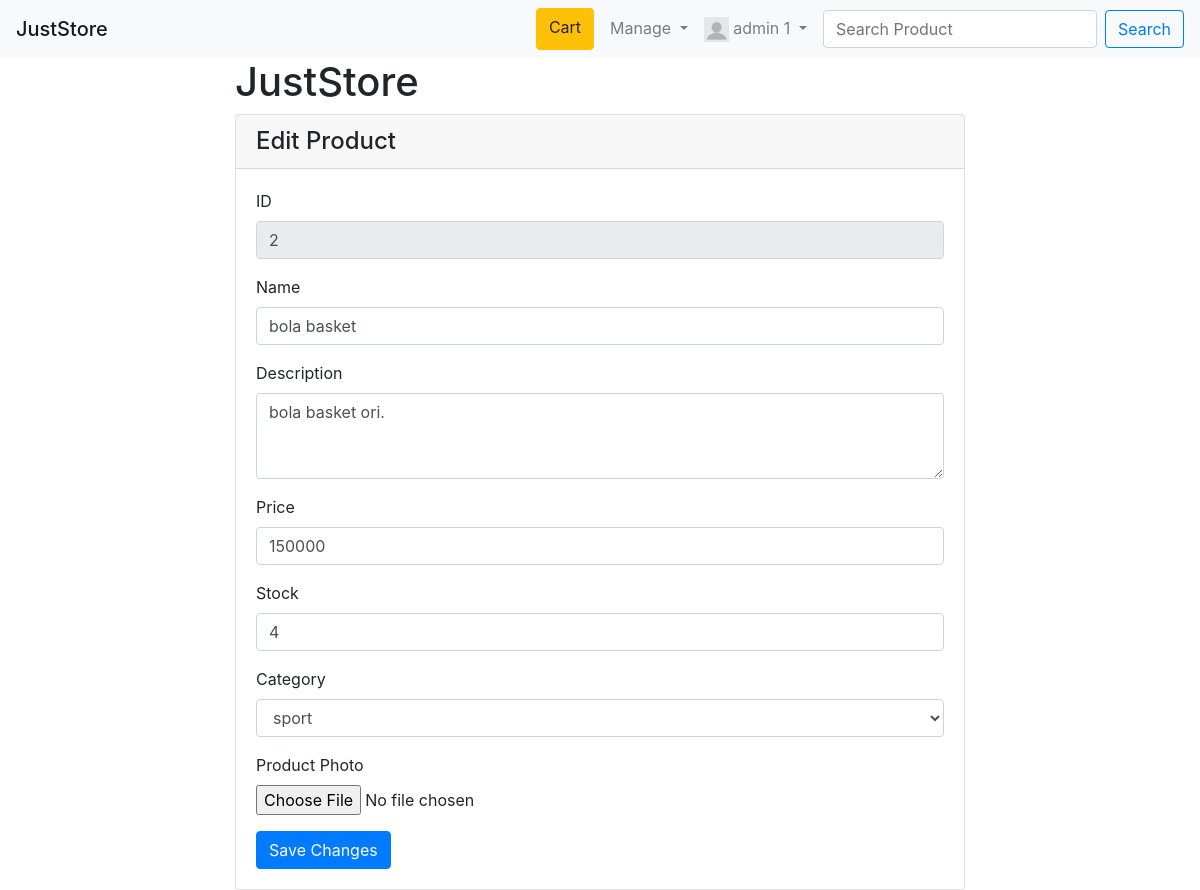
The page /mproductedit.php?id=2 (signed in) on the database its author committed.
### tables this page shows
CREATE TABLE `product` (
  `id_product` int(11) NOT NULL,
  `id_category` int(11) NOT NULL,
  `name_product` varchar(255) NOT NULL,
  `description_product` varchar(255) NOT NULL,
  `price_product` int(11) NOT NULL,
  `stock_product` int(11) NOT NULL,
  `image_product` varchar(255) NOT NULL
);

CREATE TABLE `category` (
  `id_category` int(11) NOT NULL,
  `name_category` varchar(255) NOT NULL,
  `image_category` varchar(255) NOT NULL,
  `date_update_category` datetime NOT NULL
);

### mProductEdit.php (the view, shortened to what this page needs)
<?php
  include 'db.php';
?>
<!DOCTYPE html>
<html lang="en">
<head>
  <link rel="stylesheet" href="css/bootstrap.css">
</head>
<body>
<?php include 'navbar.php'; ?>
  <div class="container">
    <div class="row">
      <div class="col-2"></div>
      <div class="col-8">
      <h1>JustStore</h1>
        <div class="card">
          <h4 class="card-header">Edit Product</h4>
          <div class="card-body">
          <?php
            $id_product=$_GET['id'];
            $result=$conn->query("SELECT * FROM product WHERE id_product='$id_product'");
            $data=$result->fetch_assoc();
          ?>
          <form method="post" enctype="multipart/form-data">
            <div class="form-group">
                <label for="id">ID</label>
                <input type="text" id="id" class="form-control" placeholder="product id" name="id" disabled
                value="<?php echo $data['id_product']; ?>">
            </div>
            <div class="form-group">
              <label for="name">Name</label>
              <input type="text" id="name" class="form-control" placeholder="Product Name" name="name" required value="<?php echo $data['name_product']; ?>">
            </div>
            <div class="form-group">
              <label for="description">Description</label>
              <textarea class="form-control" id="description" rows="3" name="description" placeholder="Description product" required><?php echo $data['description_product']; ?>
            </textarea>
            </div>
            <div class="form-group">
              <label for="Price">Price</label>
              <input type="text" class="form-control" id="price" name="price" placeholder="Price" required
              value="<?php echo $data['price_product']; ?>">
            </div>
            <div class="form-group">
              <label for="stock">Stock</label>
              <input type="text" id="stock" class="form-control" placeholder="Min 0 " name="stock" required
              value="<?php echo $data['stock_product']; ?>">
            </div>
            <div class="form-group">
              <label for="category">Category</label>
              <select class="form-control" id="category" name="category">
                <?php
                $category_data =$conn->query("SELECT * FROM category ORDER BY name_category");
                while($row= $category_data->fetch_assoc()){
                ?>
                <option value="<?php echo $row['id_category'] ?>"
                <?php
                  if($data['id_category'] == $row['id_category']) echo 'selected';
                ?>
                ><?php echo $row['name_category']; ?></option>
                <?php } ?>
              </select>
            </div>
            <div class="form-group">
              <label for="image">Product Photo</label>
              <input type="file" class="form-control-file" id="image" name="image">
            </div>
            <button type="submit" class="btn btn-primary" name="save">Save Changes</button>
          </form>
          </div>
        </div>
      </div>
    </div>
  </div>
</body>
</html>

### rows shown on the page
product: id "2", name "bola basket", description "bola basket ori.", price "150000", stock "4", category "sport"

### other values the page prints
$_SESSION['member']['name_member'] "admin 1"
